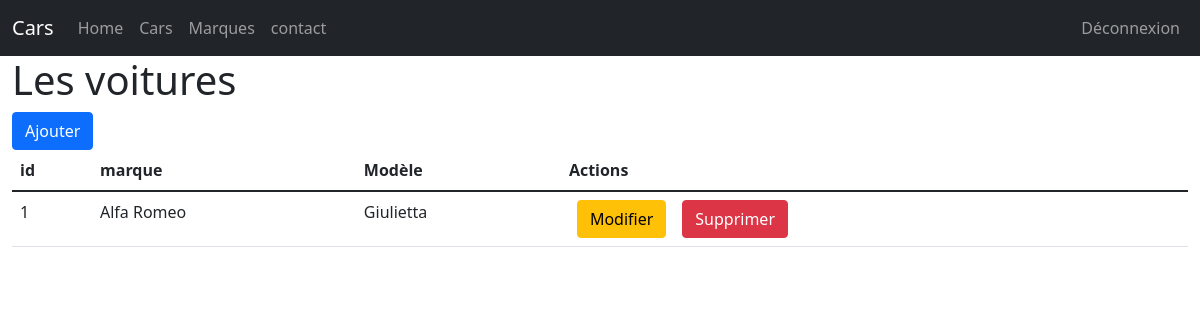
The page /admin/cars.php (signed in) on the database as committed earlier.
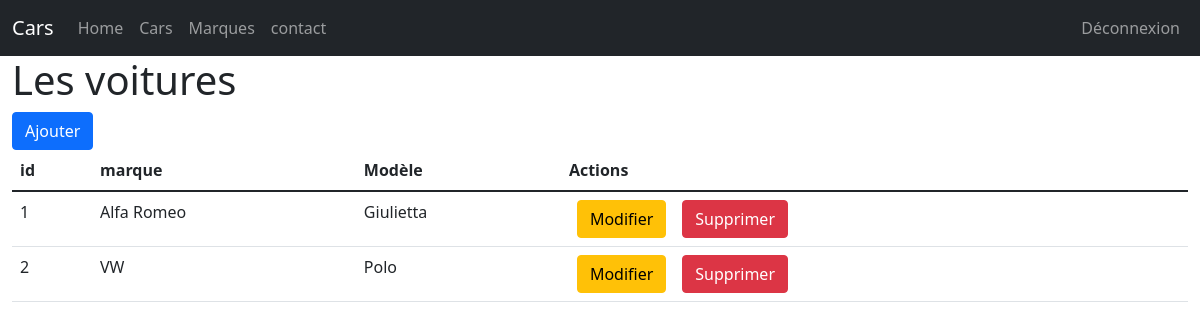
The same page on the database as committed later.
### tables this page shows
CREATE TABLE IF NOT EXISTS `voiture` (
  `id` int(11) NOT NULL AUTO_INCREMENT,
  `id_marque` int(11) NOT NULL,
  `model` varchar(255) NOT NULL,
  `carburant` varchar(2) NOT NULL,
  `catalogue` varchar(255) DEFAULT NULL,
  `cover` varchar(255) NOT NULL,
  PRIMARY KEY (`id`),
  KEY `id_marque` (`id_marque`)
);

CREATE TABLE IF NOT EXISTS `marques` (
  `id` int(11) NOT NULL AUTO_INCREMENT,
  `nom` varchar(100) NOT NULL,
  `logo` varchar(255) NOT NULL,
  PRIMARY KEY (`id`)
);

### admin/cars.php (the view, shortened to what this page needs)
<?php
    require "../connexion.php";
?>
<!DOCTYPE html>
<html lang="en">
<head>
    <link href="https://cdn.jsdelivr.net/npm/bootstrap@5.1.3/dist/css/bootstrap.min.css" rel="stylesheet">
    <link rel="stylesheet" href="style.css">
</head>
<body>
    <?php
        include("partials/header.php");
    ?>
    <div class="container-fluid">
        <h1>Les voitures</h1>
        <a href="carsAdd.php" class="btn btn-primary">Ajouter</a>
        <table class="table table-hover">
            <thead>
                <tr>
                    <th>id</th>
                    <th>marque</th>
                    <th>Modèle</th>
                    <th>Actions</th>
                </tr>
            </thead>
            <tbody>
                <?php
                      $cars = $bdd->query("SELECT voiture.model AS vmodel, marques.nom AS mnom, voiture.id AS vid FROM voiture INNER JOIN marques ON voiture.id_marque = marques.id");
                       while($donCars = $cars->fetch())
                       {
                            echo "<tr>";
                                echo "<td>".$donCars['vid']."</td>";
                                echo "<td>".$donCars['mnom']."</td>";
                                echo "<td>".$donCars['vmodel']."</td>";
                                echo "<td>";
                                    echo "<a href='carsUpdate.php?id=".$donCars['vid']."' class='btn btn-warning mx-2'>Modifier</a>";
                                    echo "<a href='cars.php?delete=".$donCars['vid']."' class='btn btn-danger mx-2'>Supprimer</a>";
                                echo "</td>";
                            echo "</tr>";
                       }
                ?>
            </tbody>
        </table>
    </div>
</body>
</html>

Rows that differ between the two databases and show on the page:
added voiture: id "2", id_marque.nom "VW", model "Polo"
